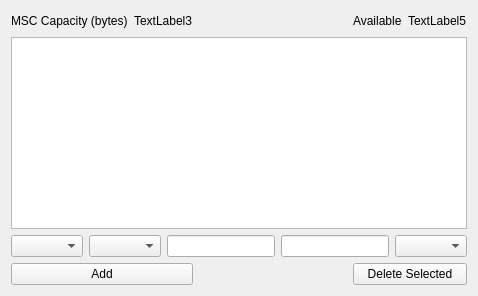
      <widget class="QWidget" name="Streams" >
       <attribute name="title" >
        <string>Streams</string>
       </attribute>
       <layout class="QGridLayout" name="gridLayout_4" >
        <item row="0" column="0" >
         <widget class="QLabel" name="TextLabel2_3" >
          <property name="text" >
           <string>MSC Capacity (bytes)</string>
          </property>
          <property name="wordWrap" >
           <bool>false</bool>
          </property>
         </widget>
        </item>
        <item row="0" column="1" >
         <widget class="QLabel" name="TextLabelMSCBytesTotal" >
          <property name="text" >
           <string>TextLabel3</string>
          </property>
          <property name="wordWrap" >
           <bool>false</bool>
          </property>
         </widget>
        </item>
        <item row="0" column="2" >
         <spacer name="Spacer4" >
          <property name="orientation" >
           <enum>Qt::Horizontal</enum>
          </property>
          <property name="sizeType" >
           <enum>QSizePolicy::Expanding</enum>
          </property>
          <property name="sizeHint" stdset="0" >
           <size>
            <width>20</width>
            <height>20</height>
           </size>
          </property>
         </spacer>
        </item>
        <item row="0" column="3" >
         <widget class="QLabel" name="TextLabel4_2" >
          <property name="text" >
           <string>Available</string>
          </property>
          <property name="wordWrap" >
           <bool>false</bool>
          </property>
         </widget>
        </item>
        <item row="0" column="4" >
         <widget class="QLabel" name="TextLabelMSCBytesAvailable" >
          <property name="text" >
           <string>TextLabel5</string>
          </property>
          <property name="wordWrap" >
           <bool>false</bool>
          </property>
         </widget>
        </item>
        <item row="1" column="0" colspan="5" >
         <widget class="QTreeView" name="treeViewStreams" >
          <property name="sizePolicy" >
           <sizepolicy vsizetype="Fixed" hsizetype="Minimum" >
            <horstretch>0</horstretch>
            <verstretch>100</verstretch>
           </sizepolicy>
          </property>
          <property name="rootIsDecorated" >
           <bool>false</bool>
          </property>
          <property name="allColumnsShowFocus" >
           <bool>true</bool>
          </property>
         </widget>
        </item>
        <item row="2" column="0" colspan="5" >
         <layout class="QHBoxLayout" name="_12" >
          <property name="spacing" >
           <number>6</number>
          </property>
          <property name="margin" >
           <number>0</number>
          </property>
          <item>
           <widget class="QComboBox" name="ComboBoxStream" >
            <property name="insertPolicy" >
             <enum>QComboBox::InsertAlphabetically</enum>
            </property>
           </widget>
          </item>
          <item>
           <widget class="QComboBox" name="ComboBoxStreamType" />
          </item>
          <item>
           <widget class="QLineEdit" name="LineEditBytesPerFrame" />
          </item>
          <item>
           <widget class="QLineEdit" name="LineEditPacketLen" >
            <property name="sizePolicy" >
             <sizepolicy vsizetype="Fixed" hsizetype="Expanding" >
              <horstretch>0</horstretch>
              <verstretch>0</verstretch>
             </sizepolicy>
            </property>
            <property name="minimumSize" >
             <size>
              <width>0</width>
              <height>0</height>
             </size>
            </property>
            <property name="maximumSize" >
             <size>
              <width>32767</width>
              <height>32767</height>
             </size>
            </property>
           </widget>
          </item>
          <item>
           <widget class="QComboBox" name="ComboBoxPacketsPerFrame" />
          </item>
         </layout>
        </item>
        <item row="3" column="0" colspan="2" >
         <widget class="QPushButton" name="ButtonAddStream" >
          <property name="text" >
           <string>Add</string>
          </property>
         </widget>
        </item>
        <item row="3" column="2" >
         <spacer name="Spacer5" >
          <property name="orientation" >
           <enum>Qt::Horizontal</enum>
          </property>
          <property name="sizeType" >
           <enum>QSizePolicy::Expanding</enum>
          </property>
          <property name="sizeHint" stdset="0" >
           <size>
            <width>20</width>
            <height>20</height>
           </size>
          </property>
         </spacer>
        </item>
        <item row="3" column="3" colspan="2" >
         <widget class="QPushButton" name="ButtonDeleteStream" >
          <property name="text" >
           <string>Delete Selected</string>
          </property>
         </widget>
        </item>
       </layout>
      </widget>
